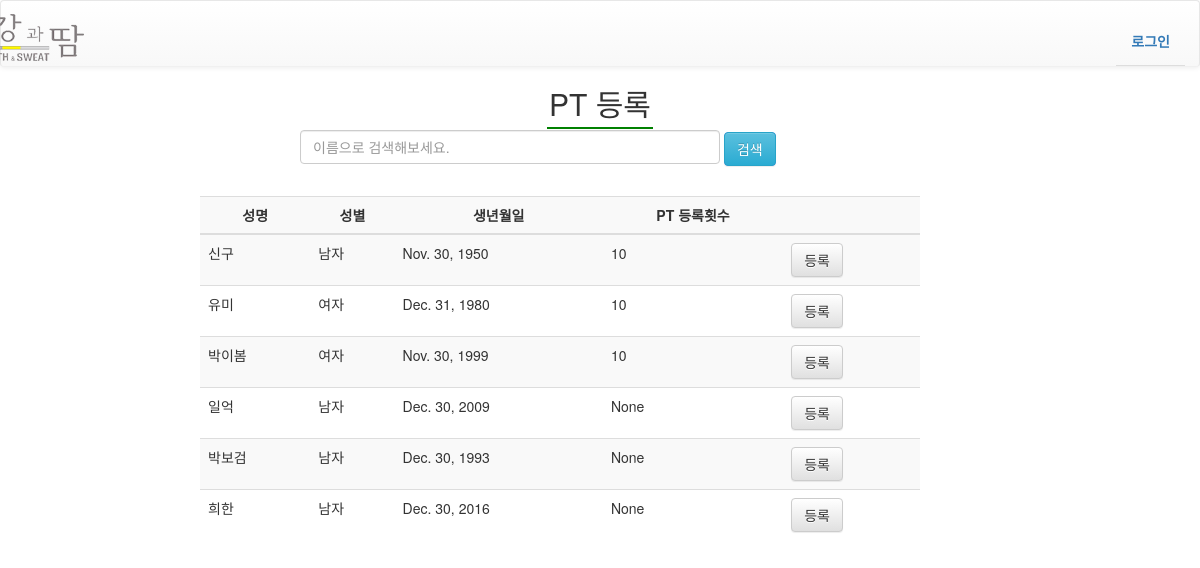
Before: /schedule/PT_register/search/ with the older database file.
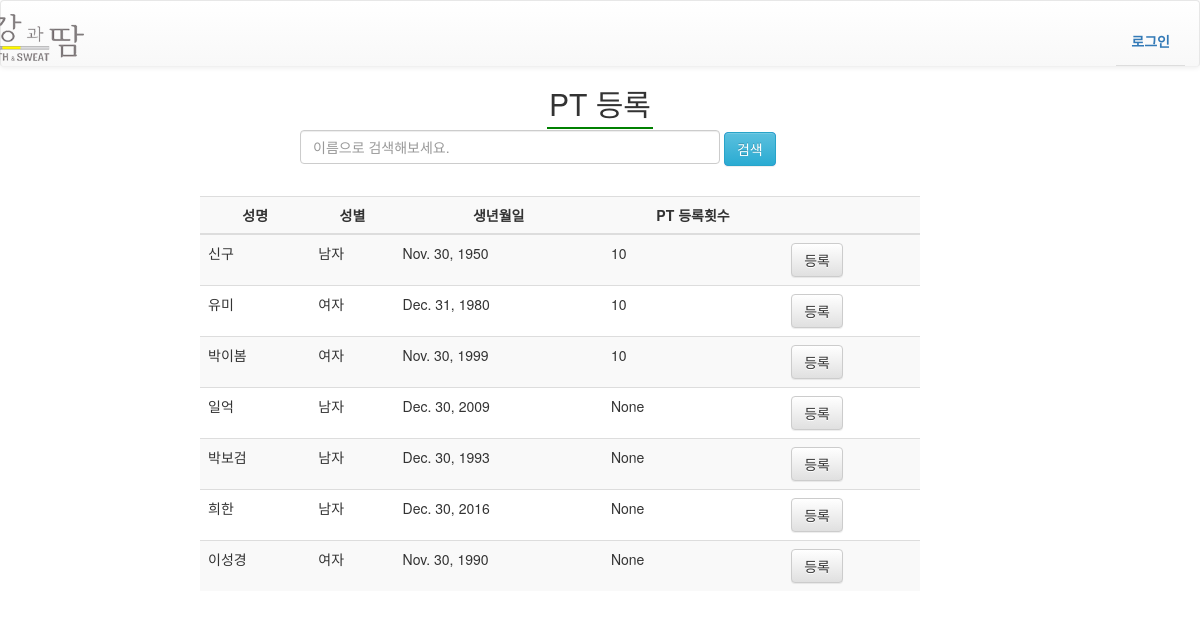
After: the same page with the newer database file.
### staff/models.py (models this page shows, shortened)
class Member(models.Model):
    SEX_CHOICES = (
        ('M','남자'),
        ('F','여자'),
    )
    STATUS_CHOICES = (
        ('new','신규'),
        ('re','재등록'),
        )
    division = models.CharField(max_length=12, default="new", verbose_name='회원구분')
    name = models.CharField(max_length=24, verbose_name='성명')
    birth = models.DateField(null=True,help_text='Ex) 1980-06-30',verbose_name='생년월일')
    phone_regex = RegexValidator(regex=r'^\d{2,3}-\d{3,4}-\d{4}$', message="휴대폰 양식으로 써주세요.")
    phone_num = models.CharField(validators=[phone_regex], max_length=32, null=True, help_text='Ex) 010-1234-1234',verbose_name='휴대번호')
    address = models.CharField(max_length=64,blank=True, null=True,verbose_name='주소')
    sex = models.CharField(max_length=12, verbose_name='성별',null=True)
    registered_date = models.DateField(blank=True, default=timezone.now, verbose_name='등록일')
    start_date = models.DateField(default=timezone.now, blank=True, verbose_name='시작일')
    end_date = models.DateField(blank=True, verbose_name='회원권종료일')
    staff = models.ForeignKey(settings.AUTH_USER_MODEL, null=True, related_name='members', on_delete=models.SET_NULL)
    type_choice = models.CharField(max_length=12,default='피트니스',verbose_name='종류선택')
    rating = models.CharField(max_length=12, default='Bronze',verbose_name='등급')
    period_fitness = models.CharField(max_length=12,null=True, blank=True,verbose_name='피트니스기간', help_text='피트니스를 선택하신분만 선택해주세요.')
    period_pilates = models.CharField(max_length=12, null=True, blank=True,verbose_name='필라테스기간', help_text='필라테스를 선택하신분만 선택해주세요.')
    period_both = models.CharField(max_length=12, null=True, blank=True, verbose_name="피트니스+필라테스기간")
    locker=models.CharField(max_length=12,blank=True,null=True,verbose_name='추가사항', help_text='락카를 쓰실 분만 선택해주세요. 헬스락카는 H, 골프락카는 G')
    period_locker=models.IntegerField(null=True,blank=True, verbose_name='락카개월수', help_text='락카를 쓰실 분만 입력해주세요. 락카를 사용할 개월수를 적어주세요.')
    cautions = models.CharField(max_length=128,blank=True,verbose_name='병력및주의사항')
    exercise_time = models.CharField(max_length=12, blank=True,verbose_name='운동시간대')
    visit_path = models.CharField(max_length=12, blank=True,verbose_name='방문경로')
    membership_amount = models.DecimalField(max_digits=10,decimal_places=0, default=0 ,verbose_name='회원권 금액')
    locker_amount = models.DecimalField(max_digits=10,decimal_places=0, default=0 ,verbose_name='락카 금액')
    payment_amount = models.DecimalField(max_digits=10,decimal_places=0, default=0 ,verbose_name='결제금액')
    payment_method = models.CharField(max_length=12,default='카드',verbose_name='결제방식')
    note = models.TextField(blank=True, null=True, verbose_name='비고란')
    SESSION_CHOICES = (
        ('10세션/60일','10세션/60일'),
        ('20세션/90일','20세션/90일'),
    )
    Trainer = models.ForeignKey(settings.AUTH_USER_MODEL, null=True, blank=True, related_name='PT_members', on_delete=models.SET_NULL)
    registered_session = models.IntegerField(null=True, blank=True,verbose_name='등록세션')
    PT_payment_amount = models.DecimalField(max_digits=10, decimal_places=0, null=True, blank=True, default=0,verbose_name='PT결제금액')
    PT_payment_method = models.CharField(max_length=12, null=True, blank=True ,verbose_name='PT결제방식')
    unitprice = models.DecimalField(max_digits=10, decimal_places=0, blank=True, null=True, verbose_name='1회세션단가')
    period_PT = models.CharField(max_length=12,blank=True, null=True,verbose_name='강습기간')
    PT_registered_date = models.DateField(null=True, blank=True, verbose_name='PT등록일')
    OT_used_session = models.IntegerField(blank=True, null=True, default=0, verbose_name='OT 횟수')
    used_session = models.IntegerField(blank=True, null=True, default=0, verbose_name='사용한 세션')
    re_registered = models.BooleanField(blank=True, default=False, verbose_name='PT재등록 여부')
    Membership_status = models.IntegerField(blank=True, null=True, default=1)#1이면 활성, 0면 비활성(만료). 환불시 2
    PT_status = models.IntegerField(blank=True, null=True, default=0)#1이면 활성, 0면 비활성(만료). 환불시 2

### fitness/views.py (the view)
# urls.py: url(r'^schedule/PT_register/search/$', views.search, name='search'),
def search(request):
    keyword = request.GET.get('q','') #검색 키워드
    search_member = Member.objects.filter(name__icontains=keyword)#검색 조건 이름
    context= {
        'search_member' : search_member,
    }
    return render(request, 'search_result.html', context)

### static/templates/search_result.html (shortened to what this page needs)
{% extends "navbar.html" %}
{% block content %}
<h2 class="text-center"><span class="header">PT 등록</span></h2>
<div id="search" style="margin:0 auto;">
<form id="search" method="GET" action="{% url 'search' %}">
<input type="text" class="form-control search_web" placeholder="이름으로 검색해보세요." name='q' value="{{ q }}"  style="display:inline-block; width:70%">
<button type="submit" class="btn btn-info" value="검색">검색</button>
</form>
</div>
<table class="table table-striped col-sm-8 col-sm-offset-2" style="width:60%; margin-top:30px;">
        <th>성명</th>
        <th>성별</th>
        <th>생년월일</th>
        <th>PT 등록횟수</th>
        <th></th>
    <tbody>
    {% for member in search_member %}
    <tr>
        <td>{{ member.name }}</td>
        <td>{{ member.sex }}</td>
        <td>{{ member.birth }}</td>
        <td>{{ member.registered_session }}</td>
        <td><a class="btn btn-default" href="{% url "PT_register_create" member.id %}">등록</a></td>
    </tr>
    {% endfor %}
    </tbody>
</table>
{% endblock %}

Changed rows visible on the page:
added Member: name "이성경", sex "여자", birth "Nov. 30, 1990", registered_session "None"
